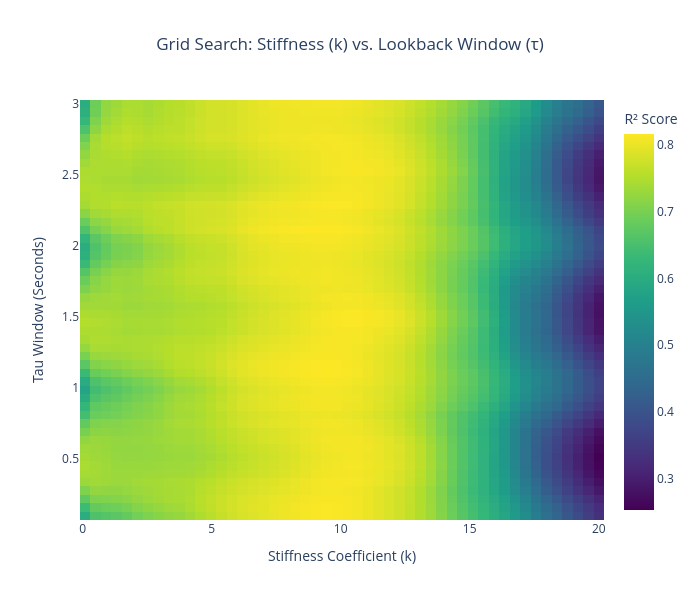

The cell this chart's notebook holds for it:
### Code cell
fig = go.Figure(
    data=go.Heatmap(
        z=r2_grid.reshape(trial_count, trial_count),
        x=k_values,
        y=tau_values,
        colorscale="Viridis",
        hovertemplate="Stiffness (k): %{x:.2f}<br>Tau (periods): %{y:.2f}<br>R² Score: %{z:.4f}<extra></extra>",
        colorbar=dict(title="R² Score"),
    )
)

fig.update_layout(
    title=dict(
        text="Grid Search: Stiffness (k) vs. Lookback Window (τ)",
        x=0.5,
    ),
    xaxis=dict(title="Stiffness Coefficient (k)"),
    yaxis=dict(title="Tau Window (Seconds)"),
    width=700,
    height=600,
)

fig.show()

### Figure 1 — Plotly figure (JSON) as saved in the notebook; plotly's stock layout.template omitted (floating-point values rounded to 4 significant figures; data arrays with more than 128 entries replaced by an {"elided": "..."} marker saying what was removed)
{"data": [{"colorbar": {"title": {"text": "R² Score"}}, "colorscale": [[0, "#440154"], [0.1111, "#482878"], [0.2222, "#3e4989"], [0.3333, "#31688e"], [0.4444, "#26828e"], [0.5556, "#1f9e89"], [0.6667, "#35b779"], [0.7778, "#6ece58"], [0.8889, "#b5de2b"], [1, "#fde725"]], "hovertemplate": "Stiffness (k): %{x:.2f}<br>Tau (periods): %{y:.2f}<br>R² Score: %{z:.4f}<extra></extra>", "type": "heatmap", "x": [0.1, 0.5061, 0.9122, 1.318, 1.724, 2.131, 2.537, 2.943, 3.349, 3.755, 4.161, 4.567, 4.973, 5.38, 5.786, 6.192, 6.598, 7.004, 7.41, 7.816, 8.222, 8.629, 9.035, 9.441, 9.847, 10.25, 10.66, 11.07, 11.47, 11.88, 12.28, 12.69, 13.1, 13.5, 13.91, 14.31, 14.72, 15.13, 15.53, 15.94, 16.34, 16.75, 17.16, 17.56, 17.97, 18.38, 18.78, 19.19, 19.59, 20.0], "y": [0.1, 0.1592, 0.2184, 0.2776, 0.3367, 0.3959, 0.4551, 0.5143, 0.5735, 0.6327, 0.6918, 0.751, 0.8102, 0.8694, 0.9286, 0.9878, 1.047, 1.106, 1.165, 1.224, 1.284, 1.343, 1.402, 1.461, 1.52, 1.58, 1.639, 1.698, 1.757, 1.816, 1.876, 1.935, 1.994, 2.053, 2.112, 2.171, 2.231, 2.29, 2.349, 2.408, 2.467, 2.527, 2.586, 2.645, 2.704, 2.763, 2.822, 2.882, 2.941, 3.0], "z": {"elided": "50x50 float values"}}], "layout": {"height": 600, "title": {"text": "Grid Search: Stiffness (k) vs. Lookback Window (τ)", "x": 0.5}, "width": 700, "xaxis": {"title": {"text": "Stiffness Coefficient (k)"}}, "yaxis": {"title": {"text": "Tau Window (Seconds)"}}}}
